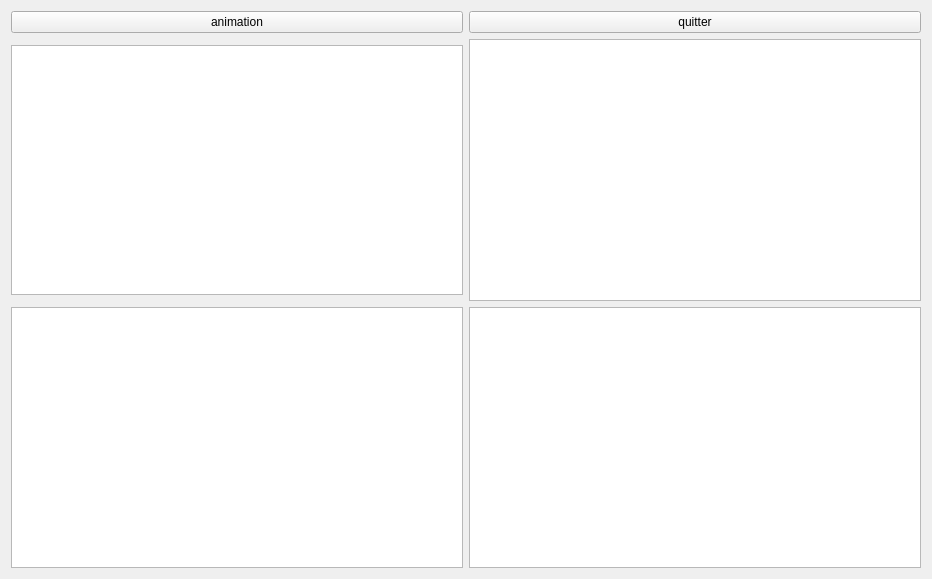
<?xml version="1.0" encoding="UTF-8"?>
<ui version="4.0">
 <class>Widget</class>
 <widget class="QWidget" name="Widget">
  <property name="geometry">
   <rect>
    <x>0</x>
    <y>0</y>
    <width>932</width>
    <height>579</height>
   </rect>
  </property>
  <property name="windowTitle">
   <string>Widget</string>
  </property>
  <layout class="QGridLayout" name="gridLayout">
   <item row="0" column="0">
    <widget class="QPushButton" name="pushButtonAnimation">
     <property name="text">
      <string>animation</string>
     </property>
    </widget>
   </item>
   <item row="0" column="1">
    <widget class="QPushButton" name="pushButtonQuitter">
     <property name="text">
      <string>quitter</string>
     </property>
    </widget>
   </item>
   <item row="1" column="0" colspan="2">
    <layout class="QVBoxLayout" name="verticalLayout">
     <item>
      <layout class="QHBoxLayout" name="horizontalLayout_2">
       <item>
        <widget class="QGraphicsView" name="graphicsView">
         <property name="maximumSize">
          <size>
           <width>500</width>
           <height>250</height>
          </size>
         </property>
         <property name="baseSize">
          <size>
           <width>250</width>
           <height>500</height>
          </size>
         </property>
        </widget>
       </item>
       <item>
        <widget class="QGraphicsView" name="graphicsView2"/>
       </item>
      </layout>
     </item>
     <item>
      <layout class="QHBoxLayout" name="horizontalLayout">
       <item>
        <widget class="QGraphicsView" name="graphicsView4"/>
       </item>
       <item>
        <widget class="QGraphicsView" name="graphicsView3"/>
       </item>
      </layout>
     </item>
    </layout>
   </item>
  </layout>
 </widget>
 <resources/>
 <connections>
  <connection>
   <sender>pushButtonQuitter</sender>
   <signal>clicked()</signal>
   <receiver>Widget</receiver>
   <slot>close()</slot>
   <hints>
    <hint type="sourcelabel">
     <x>593</x>
     <y>11</y>
    </hint>
    <hint type="destinationlabel">
     <x>833</x>
     <y>91</y>
    </hint>
   </hints>
  </connection>
 </connections>
</ui>
